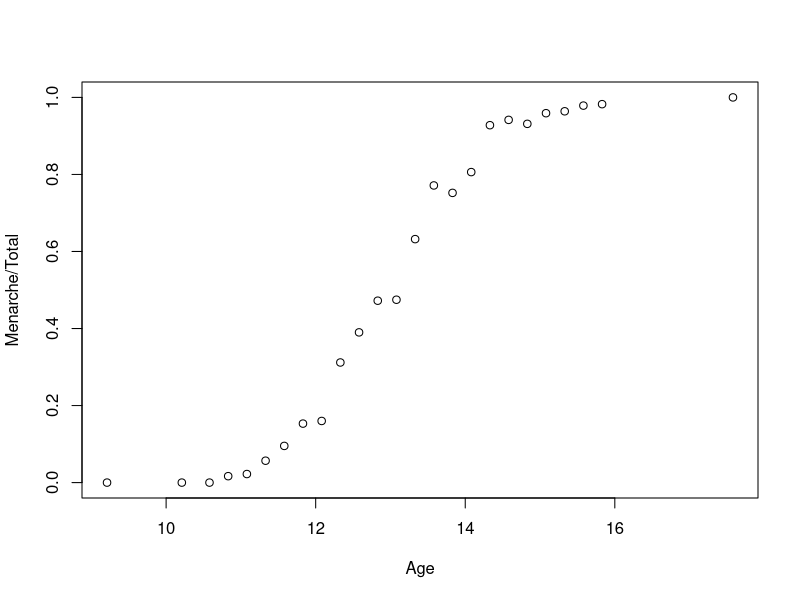

This chart was generated by the following R code: (Note: this script raises an error after producing the figure.)
library(MASS)
data(menarche)

summary(menarche)
plot(Menarche/Total ~ Age, data=menarche)


glm.out1<-glm(cbind(Menarche, Total-Menarche) ~ Age,family=binomial(logit), data=menarche)
summary(glm.out1)

# Change age variable to be difference from 13 so that prior point estimate 
# of 0 (corresponding to 50% of population) having undergone menarche by age 13
# makes sense 

Age2=menarche$Age-13


n<-1000

# Prior Assume that 10% of population with menarche at age 10
# and 90% by age 16
mu<-matrix(0,nrow=2,ncol=1)
mu[2,1]=(log(0.9/0.1)-log(0.5/0.5))/3

V1<-1*diag(2)

# 2 standard deviations for prior estimate at age 13 between 0.1 and 0.9

V1[1,1]<-((log(0.9/0.1)-log(0.5/0.5))/2)^2 
V1[2,2]<-10  


glm.out2<-glm(cbind(Menarche, Total-Menarche) ~ Age2,family=binomial(logit), data=menarche)
summary(glm.out2)

Like_std=summary(glm.out2)$coefficients[,2]

Menarche_Prior_Error_Checks=Prior_Likelihood_Check(mu,sqrt(diag(V1)),glm.out2$coefficients,Like_std)

# Note that maximum likelihood estimate for slope is consistent with prior
# but prior point estimate for slope seems to be low compared to
# maximum likelihood estimate - keep model as is for now.

Menarche_Prior_Error_Checks
mu[2,1]=1.5
glm.out2$coefficients

# This still gets stuck somewhere - Need to do extensive QC on where it ends up stuck
Menarche_Prior_Error_Checks=Prior_Likelihood_Check(mu,sqrt(diag(V1)),glm.out2$coefficients,Like_std)
glmb.out1<-glmb(n=n,cbind(Menarche, Total-Menarche) ~ Age2,family=binomial(logit),mu=mu,Sigma=V1,Gridtype=1, data=menarche)

summary(glmb.out2)
summary(glmb.out1)

# Now this hangs...
mu<-matrix(0,nrow=2,ncol=1)
mu[2,1]=0

V1<-1*diag(2)


glm.out2<-glm(cbind(Menarche,Total-Menarche)~Age2,family=binomial(probit), data=menarche)

summary(glm.out2)

Like_std=summary(glm.out2)$coefficients[,2]
Menarche_Prior_Error_Checks=Prior_Likelihood_Check(mu,sqrt(diag(V1)),glm.out2$coefficients,Like_std)


glmb.out2<-glmb(n=n,cbind(Menarche,Total-Menarche)~Age2,family=binomial(probit),mu=mu,Sigma=V1,Gridtype=1,data=menarche)


summary(glm.out2)
summary(glmb.out2)

# This runs fine

mu<-matrix(0,nrow=2,ncol=1)
mu[2,1]=0

V1<-1*diag(2)


glm.out3 <-glm(cbind(Menarche, Total-Menarche) ~ Age2,family=binomial(cloglog), data=menarche)

summary(glm.out3)

Like_std=summary(glm.out3)$coefficients[,2]
Menarche_Prior_Error_Checks=Prior_Likelihood_Check(mu,sqrt(diag(V1)),glm.out3$coefficients,Like_std)

glmb.out3<-glmb(n=n,cbind(Menarche,Total-Menarche)~Age2,family=binomial(cloglog),mu=mu,Sigma=V1,Gridtype=1,data=menarche)


summary(glm.out3)
summary(glmb.out3)


